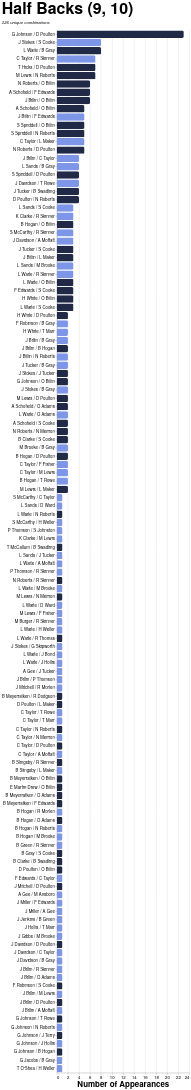

Specify this chart in Vega-Lite:
### Vega-Lite specification from a JSON file in a GitHub repository (floating-point values rounded to 4 significant figures)
{"config": {"axis": {"labelFont": "PT Sans Narrow, Helvetica Neue, Helvetica, Arial, sans-serif", "titleFont": "PT Sans Narrow, Helvetica Neue, Helvetica, Arial, sans-serif", "labelFontSize": 13, "titleFontSize": 24, "gridColor": "#202947", "gridOpacity": 0.2, "zindex": 1}, "text": {"font": "Lato, sans-serif"}, "bar": {"cornerRadiusEnd": 5}, "header": {"labelFont": "PT Sans Narrow, Helvetica Neue, Helvetica, Arial, sans-serif", "titleFont": "PT Sans Narrow, Helvetica Neue, Helvetica, Arial, sans-serif", "labelFontSize": 24, "titleFontSize": 28, "labelFontWeight": "bold", "orient": "left"}, "legend": {"labelFont": "PT Sans Narrow, Helvetica Neue, Helvetica, Arial, sans-serif", "titleFont": "PT Sans Narrow, Helvetica Neue, Helvetica, Arial, sans-serif", "labelFontSize": 14, "titleFontSize": 16, "titlePadding": 5, "fillColor": "white", "strokeColor": "black", "padding": 10, "titleFontWeight": "lighter", "titleFontStyle": "italic", "titleColor": "gray", "offset": 10}, "title": {"font": "PT Sans Narrow, Helvetica Neue, Helvetica, Arial, sans-serif", "fontSize": 48, "fontWeight": "bold", "anchor": "start", "align": "center", "titlePadding": 20, "subtitlePadding": 10, "subtitleFontSize": 13, "subtitleColor": "", "subtitleFontStyle": "italic", "offset": 15, "color": "black"}, "axisX": {"labelAngle": 0}, "facet": {"title": null, "header": null, "align": {"row": "each", "column": "each"}}, "resolve": {"scale": {"y": "independent", "facet": "independent"}}, "background": "transparent", "scale": {"offsetBandPaddingOuter": 0.2, "offsetBandPaddingInner": 0.1}, "view": {"stroke": null, "background": "transparent"}}, "data": {"name": "data-f7a7c8da0ae00b76c59507a1e8e85d91"}, "mark": {"type": "bar"}, "encoding": {"color": {"field": "squad", "legend": null, "scale": {"domain": ["1st", "2nd"], "range": ["#202946", "#7d96e8"]}, "type": "nominal"}, "tooltip": [{"field": "combination", "title": "Players", "type": "nominal"}, {"field": "frequency", "title": "Appearances", "type": "quantitative"}, {"field": "squad", "title": "Squad", "type": "nominal"}], "x": {"field": "frequency", "title": "Number of Appearances", "type": "quantitative"}, "y": {"axis": {"labelLimit": 300}, "field": "combination", "sort": "-x", "title": null, "type": "nominal"}}, "height": {"step": 25}, "title": {"text": "Half Backs (9, 10)", "subtitle": "126 unique combinations"}, "width": 400, "$schema": "https://vega.github.io/schema/vega-lite/v5.20.1.json", "datasets": {"data-f7a7c8da0ae00b76c59507a1e8e85d91": [{"combination": "G Johnson / D Poulton", "frequency": 23, "squad": "1st", "unit": "Half Backs (9, 10)", "rank": 1}, {"combination": "J Stokes / S Cooke", "frequency": 8, "squad": "2nd", "unit": "Half Backs (9, 10)", "rank": 2}, {"combination": "L Waite / B Gray", "frequency": 8, "squad": "1st", "unit": "Half Backs (9, 10)", "rank": 3}, {"combination": "C Taylor / R Skinner", "frequency": 7, "squad": "2nd", "unit": "Half Backs (9, 10)", "rank": 4}, {"combination": "T Hicks / D Poulton", "frequency": 7, "squad": "1st", "unit": "Half Backs (9, 10)", "rank": 5}, {"combination": "M Lewis / N Roberts", "frequency": 7, "squad": "1st", "unit": "Half Backs (9, 10)", "rank": 6}, {"combination": "N Roberts / O Billin", "frequency": 6, "squad": "1st", "unit": "Half Backs (9, 10)", "rank": 7}, {"combination": "A Schofield / F Edwards", "frequency": 6, "squad": "1st", "unit": "Half Backs (9, 10)", "rank": 8}, {"combination": "J Billin / O Billin", "frequency": 6, "squad": "1st", "unit": "Half Backs (9, 10)", "rank": 9}, {"combination": "A Schofield / O Billin", "frequency": 5, "squad": "1st", "unit": "Half Backs (9, 10)", "rank": 10}, {"combination": "J Billin / F Edwards", "frequency": 5, "squad": "2nd", "unit": "Half Backs (9, 10)", "rank": 11}, {"combination": "S Spriddell / O Billin", "frequency": 5, "squad": "1st", "unit": "Half Backs (9, 10)", "rank": 12}, {"combination": "S Spriddell / N Roberts", "frequency": 5, "squad": "1st", "unit": "Half Backs (9, 10)", "rank": 13}, {"combination": "C Taylor / L Maker", "frequency": 5, "squad": "2nd", "unit": "Half Backs (9, 10)", "rank": 14}, {"combination": "N Roberts / D Poulton", "frequency": 5, "squad": "1st", "unit": "Half Backs (9, 10)", "rank": 15}, {"combination": "J Billin / C Taylor", "frequency": 4, "squad": "2nd", "unit": "Half Backs (9, 10)", "rank": 16}, {"combination": "L Sands / B Gray", "frequency": 4, "squad": "2nd", "unit": "Half Backs (9, 10)", "rank": 17}, {"combination": "S Spriddell / D Poulton", "frequency": 4, "squad": "1st", "unit": "Half Backs (9, 10)", "rank": 18}, {"combination": "J Davidson / T Rowe", "frequency": 4, "squad": "2nd", "unit": "Half Backs (9, 10)", "rank": 19}, {"combination": "J Tucker / B Swadling", "frequency": 4, "squad": "1st", "unit": "Half Backs (9, 10)", "rank": 20}, {"combination": "D Poulton / N Roberts", "frequency": 4, "squad": "1st", "unit": "Half Backs (9, 10)", "rank": 21}, {"combination": "L Sands / S Cooke", "frequency": 3, "squad": "2nd", "unit": "Half Backs (9, 10)", "rank": 22}, {"combination": "K Clarke / R Skinner", "frequency": 3, "squad": "2nd", "unit": "Half Backs (9, 10)", "rank": 23}, {"combination": "B Hogan / O Billin", "frequency": 3, "squad": "1st", "unit": "Half Backs (9, 10)", "rank": 24}, {"combination": "S McCarthy / R Skinner", "frequency": 3, "squad": "2nd", "unit": "Half Backs (9, 10)", "rank": 25}, {"combination": "J Davidson / A Moffatt", "frequency": 3, "squad": "2nd", "unit": "Half Backs (9, 10)", "rank": 26}, {"combination": "J Tucker / S Cooke", "frequency": 3, "squad": "1st", "unit": "Half Backs (9, 10)", "rank": 27}, {"combination": "J Billin / L Maker", "frequency": 3, "squad": "1st", "unit": "Half Backs (9, 10)", "rank": 28}, {"combination": "L Sands / M Brooke", "frequency": 3, "squad": "2nd", "unit": "Half Backs (9, 10)", "rank": 29}, {"combination": "L Waite / R Skinner", "frequency": 3, "squad": "2nd", "unit": "Half Backs (9, 10)", "rank": 30}, {"combination": "L Waite / O Billin", "frequency": 3, "squad": "1st", "unit": "Half Backs (9, 10)", "rank": 31}, {"combination": "F Edwards / S Cooke", "frequency": 3, "squad": "1st", "unit": "Half Backs (9, 10)", "rank": 32}, {"combination": "H White / O Billin", "frequency": 3, "squad": "1st", "unit": "Half Backs (9, 10)", "rank": 33}, {"combination": "L Waite / S Cooke", "frequency": 3, "squad": "1st", "unit": "Half Backs (9, 10)", "rank": 34}, {"combination": "H White / D Poulton", "frequency": 2, "squad": "1st", "unit": "Half Backs (9, 10)", "rank": 35}, {"combination": "F Robinson / B Gray", "frequency": 2, "squad": "2nd", "unit": "Half Backs (9, 10)", "rank": 36}, {"combination": "H White / T Marr", "frequency": 2, "squad": "2nd", "unit": "Half Backs (9, 10)", "rank": 37}, {"combination": "J Billin / B Gray", "frequency": 2, "squad": "2nd", "unit": "Half Backs (9, 10)", "rank": 38}, {"combination": "J Billin / B Hogan", "frequency": 2, "squad": "1st", "unit": "Half Backs (9, 10)", "rank": 39}, {"combination": "J Billin / N Roberts", "frequency": 2, "squad": "2nd", "unit": "Half Backs (9, 10)", "rank": 40}, {"combination": "J Tucker / B Gray", "frequency": 2, "squad": "2nd", "unit": "Half Backs (9, 10)", "rank": 41}, {"combination": "J Stokes / J Tucker", "frequency": 2, "squad": "1st", "unit": "Half Backs (9, 10)", "rank": 42}, {"combination": "G Johnson / O Billin", "frequency": 2, "squad": "1st", "unit": "Half Backs (9, 10)", "rank": 43}, {"combination": "J Stokes / B Gray", "frequency": 2, "squad": "2nd", "unit": "Half Backs (9, 10)", "rank": 44}, {"combination": "M Lewis / D Poulton", "frequency": 2, "squad": "1st", "unit": "Half Backs (9, 10)", "rank": 45}, {"combination": "A Schofield / O Adams", "frequency": 2, "squad": "1st", "unit": "Half Backs (9, 10)", "rank": 46}, {"combination": "L Waite / O Adams", "frequency": 2, "squad": "2nd", "unit": "Half Backs (9, 10)", "rank": 47}, {"combination": "A Schofield / S Cooke", "frequency": 2, "squad": "1st", "unit": "Half Backs (9, 10)", "rank": 48}, {"combination": "N Roberts / N Merrion", "frequency": 2, "squad": "1st", "unit": "Half Backs (9, 10)", "rank": 49}, {"combination": "B Clarke / S Cooke", "frequency": 2, "squad": "1st", "unit": "Half Backs (9, 10)", "rank": 50}, {"combination": "M Brooke / B Gray", "frequency": 2, "squad": "2nd", "unit": "Half Backs (9, 10)", "rank": 51}, {"combination": "B Hogan / D Poulton", "frequency": 2, "squad": "1st", "unit": "Half Backs (9, 10)", "rank": 52}, {"combination": "C Taylor / F Fisher", "frequency": 2, "squad": "2nd", "unit": "Half Backs (9, 10)", "rank": 53}, {"combination": "C Taylor / M Lewis", "frequency": 2, "squad": "2nd", "unit": "Half Backs (9, 10)", "rank": 54}, {"combination": "B Hogan / T Rowe", "frequency": 2, "squad": "2nd", "unit": "Half Backs (9, 10)", "rank": 55}, {"combination": "M Lewis / L Maker", "frequency": 2, "squad": "1st", "unit": "Half Backs (9, 10)", "rank": 56}, {"combination": "S McCarthy / C Taylor", "frequency": 1, "squad": "2nd", "unit": "Half Backs (9, 10)", "rank": 57}, {"combination": "L Sands / D Ward", "frequency": 1, "squad": "2nd", "unit": "Half Backs (9, 10)", "rank": 58}, {"combination": "L Waite / N Roberts", "frequency": 1, "squad": "1st", "unit": "Half Backs (9, 10)", "rank": 59}, {"combination": "S McCarthy / H Weller", "frequency": 1, "squad": "2nd", "unit": "Half Backs (9, 10)", "rank": 60}, {"combination": "P Thomson / S Johnston", "frequency": 1, "squad": "2nd", "unit": "Half Backs (9, 10)", "rank": 61}, {"combination": "K Clarke / M Lewis", "frequency": 1, "squad": "2nd", "unit": "Half Backs (9, 10)", "rank": 62}, {"combination": "T McCallum / B Swadling", "frequency": 1, "squad": "1st", "unit": "Half Backs (9, 10)", "rank": 63}, {"combination": "L Sands / J Tucker", "frequency": 1, "squad": "2nd", "unit": "Half Backs (9, 10)", "rank": 64}, {"combination": "L Waite / A Moffatt", "frequency": 1, "squad": "2nd", "unit": "Half Backs (9, 10)", "rank": 65}, {"combination": "P Thomson / R Skinner", "frequency": 1, "squad": "2nd", "unit": "Half Backs (9, 10)", "rank": 66}, {"combination": "N Roberts / R Skinner", "frequency": 1, "squad": "1st", "unit": "Half Backs (9, 10)", "rank": 67}, {"combination": "L Waite / M Brooke", "frequency": 1, "squad": "2nd", "unit": "Half Backs (9, 10)", "rank": 68}, {"combination": "M Lewis / N Merrion", "frequency": 1, "squad": "1st", "unit": "Half Backs (9, 10)", "rank": 69}, {"combination": "L Waite / D Ward", "frequency": 1, "squad": "2nd", "unit": "Half Backs (9, 10)", "rank": 70}, {"combination": "M Lewis / F Fisher", "frequency": 1, "squad": "2nd", "unit": "Half Backs (9, 10)", "rank": 71}, {"combination": "M Burger / R Skinner", "frequency": 1, "squad": "2nd", "unit": "Half Backs (9, 10)", "rank": 72}, {"combination": "L Waite / H Weller", "frequency": 1, "squad": "2nd", "unit": "Half Backs (9, 10)", "rank": 73}, {"combination": "L Waite / R Thomas", "frequency": 1, "squad": "1st", "unit": "Half Backs (9, 10)", "rank": 74}, {"combination": "J Stokes / G Skipworth", "frequency": 1, "squad": "2nd", "unit": "Half Backs (9, 10)", "rank": 75}, {"combination": "L Waite / J Bond", "frequency": 1, "squad": "2nd", "unit": "Half Backs (9, 10)", "rank": 76}, {"combination": "L Waite / J Hollis", "frequency": 1, "squad": "2nd", "unit": "Half Backs (9, 10)", "rank": 77}, {"combination": "A Gee / J Tucker", "frequency": 1, "squad": "2nd", "unit": "Half Backs (9, 10)", "rank": 78}, {"combination": "J Billin / P Thomson", "frequency": 1, "squad": "2nd", "unit": "Half Backs (9, 10)", "rank": 79}, {"combination": "J Mitchell / R Morlen", "frequency": 1, "squad": "2nd", "unit": "Half Backs (9, 10)", "rank": 80}, {"combination": "B Meyerratken / R Dodgson", "frequency": 1, "squad": "1st", "unit": "Half Backs (9, 10)", "rank": 81}, {"combination": "D Poulton / L Maker", "frequency": 1, "squad": "1st", "unit": "Half Backs (9, 10)", "rank": 82}, {"combination": "C Taylor / T Rowe", "frequency": 1, "squad": "2nd", "unit": "Half Backs (9, 10)", "rank": 83}, {"combination": "C Taylor / T Marr", "frequency": 1, "squad": "2nd", "unit": "Half Backs (9, 10)", "rank": 84}, {"combination": "C Taylor / N Roberts", "frequency": 1, "squad": "1st", "unit": "Half Backs (9, 10)", "rank": 85}, {"combination": "C Taylor / N Merrion", "frequency": 1, "squad": "2nd", "unit": "Half Backs (9, 10)", "rank": 86}, {"combination": "C Taylor / D Poulton", "frequency": 1, "squad": "1st", "unit": "Half Backs (9, 10)", "rank": 87}, {"combination": "C Taylor / A Moffatt", "frequency": 1, "squad": "2nd", "unit": "Half Backs (9, 10)", "rank": 88}, {"combination": "B Slingsby / R Skinner", "frequency": 1, "squad": "1st", "unit": "Half Backs (9, 10)", "rank": 89}, {"combination": "B Slingsby / L Maker", "frequency": 1, "squad": "2nd", "unit": "Half Backs (9, 10)", "rank": 90}, {"combination": "B Meyerratken / O Billin", "frequency": 1, "squad": "1st", "unit": "Half Backs (9, 10)", "rank": 91}, {"combination": "E Martin-Drew / O Billin", "frequency": 1, "squad": "1st", "unit": "Half Backs (9, 10)", "rank": 92}, {"combination": "B Meyerratken / O Adams", "frequency": 1, "squad": "1st", "unit": "Half Backs (9, 10)", "rank": 93}, {"combination": "B Meyerratken / F Edwards", "frequency": 1, "squad": "1st", "unit": "Half Backs (9, 10)", "rank": 94}, {"combination": "B Hogan / R Morlen", "frequency": 1, "squad": "2nd", "unit": "Half Backs (9, 10)", "rank": 95}, {"combination": "B Hogan / O Adams", "frequency": 1, "squad": "1st", "unit": "Half Backs (9, 10)", "rank": 96}, {"combination": "B Hogan / N Roberts", "frequency": 1, "squad": "2nd", "unit": "Half Backs (9, 10)", "rank": 97}, {"combination": "B Hogan / M Brooke", "frequency": 1, "squad": "2nd", "unit": "Half Backs (9, 10)", "rank": 98}, {"combination": "B Green / R Skinner", "frequency": 1, "squad": "2nd", "unit": "Half Backs (9, 10)", "rank": 99}, {"combination": "B Gray / S Cooke", "frequency": 1, "squad": "1st", "unit": "Half Backs (9, 10)", "rank": 100}, {"combination": "B Clarke / B Swadling", "frequency": 1, "squad": "1st", "unit": "Half Backs (9, 10)", "rank": 101}, {"combination": "D Poulton / O Billin", "frequency": 1, "squad": "1st", "unit": "Half Backs (9, 10)", "rank": 102}, {"combination": "F Edwards / C Taylor", "frequency": 1, "squad": "2nd", "unit": "Half Backs (9, 10)", "rank": 103}, {"combination": "J Mitchell / D Poulton", "frequency": 1, "squad": "1st", "unit": "Half Backs (9, 10)", "rank": 104}, {"combination": "A Gee / M Ansboro", "frequency": 1, "squad": "2nd", "unit": "Half Backs (9, 10)", "rank": 105}, {"combination": "J Miller / F Edwards", "frequency": 1, "squad": "2nd", "unit": "Half Backs (9, 10)", "rank": 106}, {"combination": "J Miller / A Gee", "frequency": 1, "squad": "2nd", "unit": "Half Backs (9, 10)", "rank": 107}, {"combination": "J Jenkins / B Green", "frequency": 1, "squad": "2nd", "unit": "Half Backs (9, 10)", "rank": 108}, {"combination": "J Hollis / T Marr", "frequency": 1, "squad": "2nd", "unit": "Half Backs (9, 10)", "rank": 109}, {"combination": "J Gibbs / M Brooke", "frequency": 1, "squad": "2nd", "unit": "Half Backs (9, 10)", "rank": 110}, {"combination": "J Davidson / D Poulton", "frequency": 1, "squad": "1st", "unit": "Half Backs (9, 10)", "rank": 111}, {"combination": "J Davidson / C Taylor", "frequency": 1, "squad": "2nd", "unit": "Half Backs (9, 10)", "rank": 112}, {"combination": "J Davidson / B Gray", "frequency": 1, "squad": "2nd", "unit": "Half Backs (9, 10)", "rank": 113}, {"combination": "J Billin / R Skinner", "frequency": 1, "squad": "2nd", "unit": "Half Backs (9, 10)", "rank": 114}, {"combination": "J Billin / O Adams", "frequency": 1, "squad": "2nd", "unit": "Half Backs (9, 10)", "rank": 115}, {"combination": "F Robinson / S Cooke", "frequency": 1, "squad": "1st", "unit": "Half Backs (9, 10)", "rank": 116}, {"combination": "J Billin / M Lewis", "frequency": 1, "squad": "2nd", "unit": "Half Backs (9, 10)", "rank": 117}, {"combination": "J Billin / D Poulton", "frequency": 1, "squad": "1st", "unit": "Half Backs (9, 10)", "rank": 118}, {"combination": "J Billin / A Moffatt", "frequency": 1, "squad": "2nd", "unit": "Half Backs (9, 10)", "rank": 119}, {"combination": "G Johnson / T Rowe", "frequency": 1, "squad": "1st", "unit": "Half Backs (9, 10)", "rank": 120}, {"combination": "G Johnson / N Roberts", "frequency": 1, "squad": "2nd", "unit": "Half Backs (9, 10)", "rank": 121}, {"combination": "G Johnson / J Terry", "frequency": 1, "squad": "1st", "unit": "Half Backs (9, 10)", "rank": 122}, {"combination": "G Johnson / J Hollis", "frequency": 1, "squad": "2nd", "unit": "Half Backs (9, 10)", "rank": 123}, {"combination": "G Johnson / B Hogan", "frequency": 1, "squad": "1st", "unit": "Half Backs (9, 10)", "rank": 124}, {"combination": "G Jacobs / B Gray", "frequency": 1, "squad": "2nd", "unit": "Half Backs (9, 10)", "rank": 125}, {"combination": "T O'Shea / H Weller", "frequency": 1, "squad": "2nd", "unit": "Half Backs (9, 10)", "rank": 126}]}}
